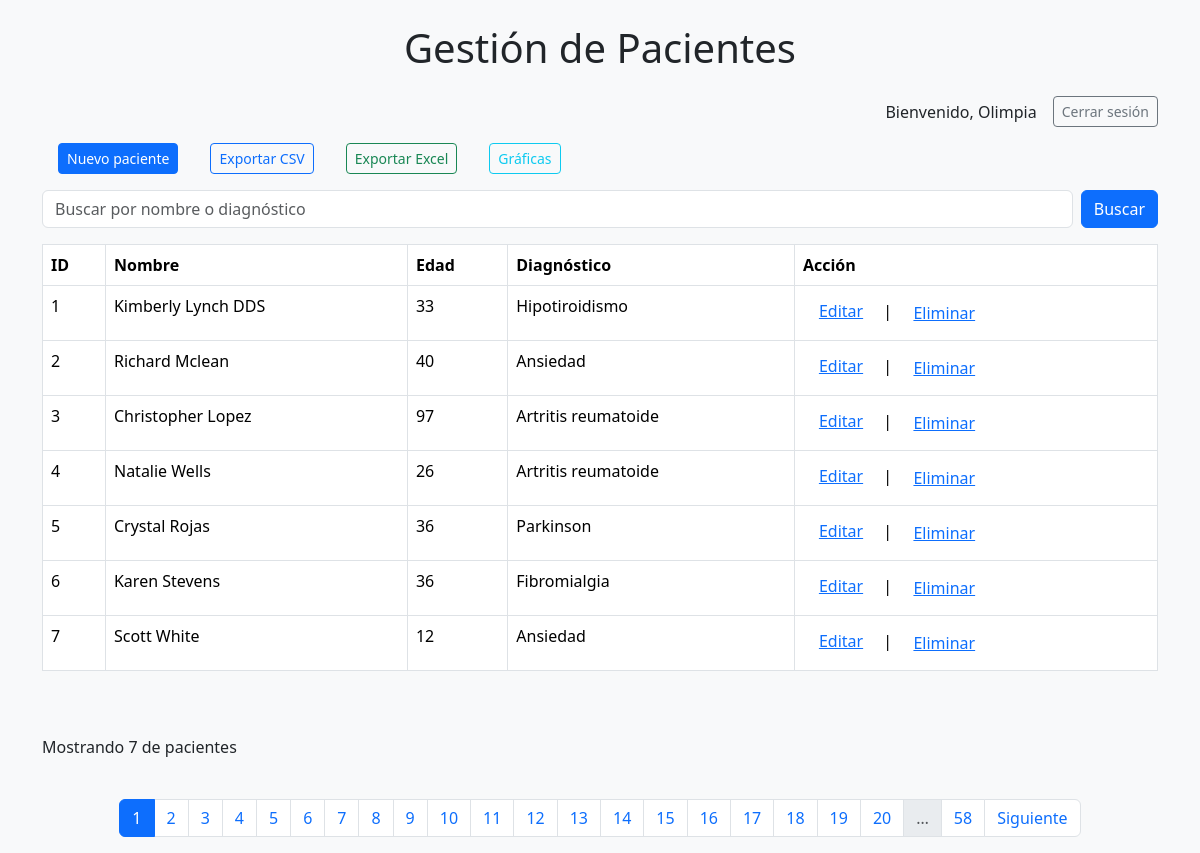
The app's page / (signed in), older data.
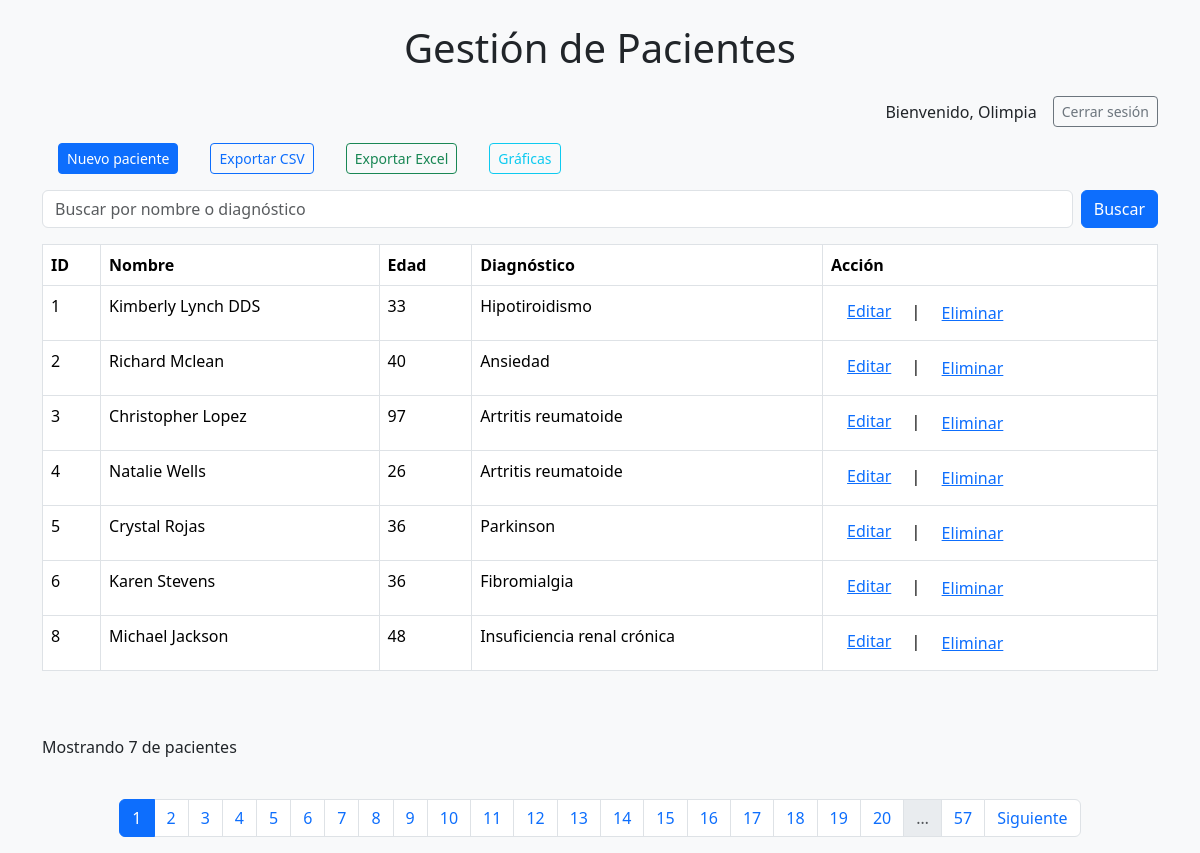
The same page, newer data.
### tables this page shows
CREATE TABLE Pacientes (
            id INTEGER PRIMARY KEY AUTOINCREMENT,
            nombre TEXT NOT NULL,
            edad INTEGER NOT NULL,
            diagnostico TEXT NOT NULL
        );

### app.py (the view)
@app.route('/')
def index():
    filtro = request.args.get('filtro', '')
    pagina = int(request.args.get('pagina', 1))
    por_pagina = 7
    pacientes, total = db.obtener_pacientes(filtro=filtro, pagina=pagina, por_pagina=por_pagina)
    total_paginas = (total + por_pagina - 1) // por_pagina
    return render_template('index.html', pacientes=pacientes,
                           filtro=filtro,
                           pagina=pagina,
                           total_paginas=total_paginas)

### app.py (called while the page is built)
@app.before_request
def requerir_login():
    rutas_libres = ['login', 'registro', 'static'] # Rutas que no requieren autenticación
    if request.endpoint not in rutas_libres and 'usuario' not in session:
        flash('Debes iniciar sesión para acceder a esta página.')
        return redirect(url_for('login'))

### templates/index.html (shortened to what this page needs)
{% extends "base.html" %}
{% block content %}
<div class="d-flex justify-content-end align-items-center">
    {% if session.get('usuario') %}
    <span class="me-3">Bienvenido, {{ session['usuario'] }}</span>
    <a href="{{ url_for('logout') }}" class="btn btn-outline-secondary btn-sm">Cerrar sesión</a>
    {% endif %}
</div>
<div class="d-flex justify-content-start align-items-center">
    <a href="{{url_for('nuevo_paciente')}}" class="btn btn-primary btn-sm m-3">Nuevo paciente</a>
    <a href="{{url_for('exportar_csv')}}" class="btn btn-outline-primary btn-sm m-3">Exportar CSV</a>
    <a href="{{url_for('exportar_excel')}}" class="btn btn-outline-success btn-sm m-3">Exportar Excel</a>
    <a href="{{url_for('graficas')}}" class="btn btn-outline-info btn-sm m-3">Gráficas</a>
</div>
<form action="{{ url_for('index')}}" method="get" class="mb-3 d-flex">
    <input type="text" name="filtro" class="form-control me-2" placeholder="Buscar por nombre o diagnóstico"
        value="{{ filtro }}">
    <button type="submit" class="btn btn-primary">Buscar</button>
</form>
<table class="table table-bordered">
    <thead>
        <tr>
            <th>ID</th>
            <th>Nombre</th>
            <th>Edad</th>
            <th>Diagnóstico</th>
            <th>Acción</th>
        </tr>
    </thead>
    <tbody>
        {% if pacientes %}
        {% for paciente in pacientes %}
        <tr>
            <td>{{ paciente[0] }}</td>
            <td>{{ paciente[1] }}</td>
            <td>{{ paciente[2] }}</td>
            <td>{{ paciente[3] }}</td>
            <td><a href="{{ url_for('editar_paciente', id=paciente[0]) }}" class="m-3">Editar</a>&nbsp;|&nbsp;
                <form action="{{ url_for('eliminar_paciente', id=paciente[0]) }}" method="post" style="display:inline;"
                    onsubmit="return confirm('¿Estás seguro de que deseas eliminar este paciente?');">
                    <button type="submit" class="btn btn-link">Eliminar</button>
                </form>
            </td>
        </tr>
        {% endfor %}
        {% else %}
        <tr>
            <td colspan="3">No hay pacientes disponibles.</td>
        </tr>
        {% endif %}
    </tbody>
</table>
<br><br>
<p>Mostrando {{ pacientes|length }} de {{ total_pacientes }} pacientes</p><br>
<div class="d-flex justify-content-center">
    <nav aria-label="Paginación">
        <ul class="pagination justify-content-center">
            {% set max_paginas_mostrar = 20 %}
            {% set mitad_rango = max_paginas_mostrar // 2 %}
            {% set inicio = pagina - mitad_rango if pagina - mitad_rango > 1 else 1 %}
            {% set fin = inicio + max_paginas_mostrar - 1 %}
            {% if fin > total_paginas %}
            {% set fin = total_paginas %}
            {% set inicio = fin - max_paginas_mostrar + 1 if fin - max_paginas_mostrar + 1 > 1 else 1 %}
            {% endif %}
            {% for p in range(inicio, fin + 1) %}
            <li class="page-item {% if p == pagina %}active{% endif %}">
                <a class="page-link" href="{{ url_for('index', pagina=p, filtro=filtro) }}">{{ p }}</a>
            </li>
            {% endfor %}
            {% if fin < total_paginas %} <li class="page-item disabled"><span class="page-link">…</span></li>
                <li class="page-item">
                    <a class="page-link"
                        href="{{ url_for('index', pagina=total_paginas, buscar=buscar, filtro=filtro) }}">{{
                        total_paginas }}</a>
                </li>
                {% endif %}
                {% if pagina < total_paginas %} <li class="page-item">
                    <a class="page-link" href="{{ url_for('index', pagina=pagina+1, filtro=filtro) }}">Siguiente</a>
                    </li>
                    {% endif %}
        </ul>
    </nav>
</div>
{% endblock %}

### templates/base.html (shortened to what this page needs)
<!DOCTYPE html>
<html lang="es">
<head>
    <link href="https://cdn.jsdelivr.net/npm/bootstrap@5.3.5/dist/css/bootstrap.min.css" rel="stylesheet">
</head>
<body class="bg-light">
    <div class="container mt-4">
        <h1 class="mb-4 text-center">Gestión de Pacientes</h1>
        {% block content %}
        {% endblock %}
    </div>
</body>
</html>

Row changes from the older to the newer data that the page shows:
removed Pacientes: id "7", nombre "Scott White", edad "12", diagnostico "Ansiedad"
now on this page (row unchanged): Pacientes: id "8", nombre "Michael Jackson", edad "48", diagnostico "Insuficiencia renal crónica"
Text that changed along with them:
{{ total_paginas }}: "58" → "57"
